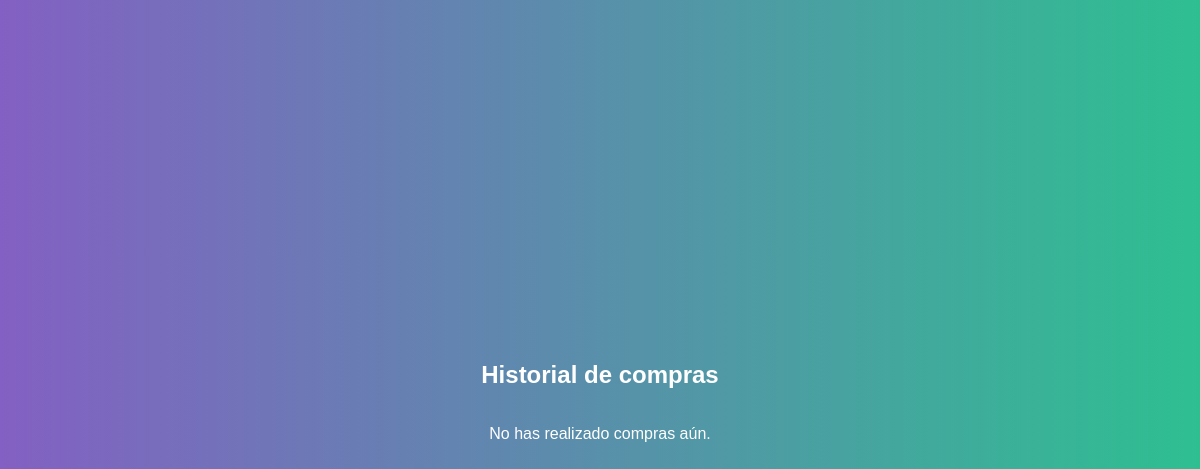
Before: /mis_compras (signed in) with the older database file.
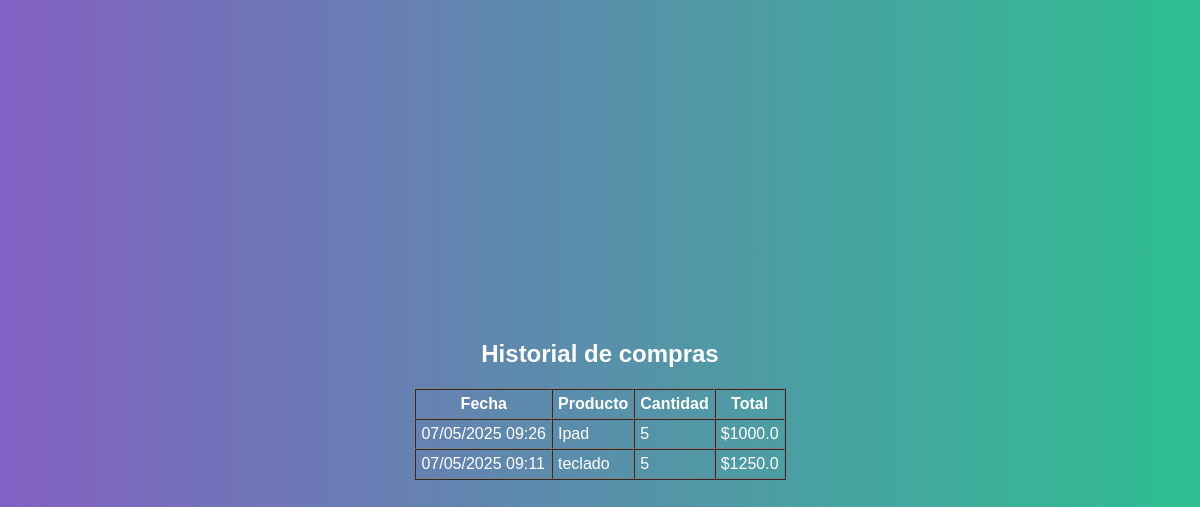
After: the same page with the newer database file.
### app/models.py (models this page shows, shortened)
class Venta(db.Model):
    id = db.Column(db.Integer, primary_key=True)
    producto_id = db.Column(db.Integer, db.ForeignKey('producto.id'), nullable=False)
    usuario_id = db.Column(db.Integer, db.ForeignKey('user.id'), nullable=False)
    cantidad = db.Column(db.Integer, nullable=False)
    total = db.Column(db.Float, nullable=False)
    fecha = db.Column(db.DateTime, default=datetime.utcnow)
    producto = db.relationship('Producto', backref='ventas', lazy=True)
    usuario = db.relationship('User', backref='ventas', lazy=True)

class Producto(db.Model):
    id = db.Column(db.Integer, primary_key=True)
    nombre = db.Column(db.String(150), nullable=False)
    descripcion = db.Column(db.Text)
    precio = db.Column(db.Float, nullable=False)
    stock = db.Column(db.Integer, nullable=False)
    proveedor_id = db.Column(db.Integer, db.ForeignKey('proveedor.id'), nullable=False)

### app/routes.py (the view)
@main.route('/mis_compras')
@login_required
def mis_compras():
    ventas = Venta.query.filter_by(usuario_id=current_user.id).order_by(Venta.fecha.desc()).all()
    return render_template('mis_compras.html', ventas=ventas)

### app/templates/mis_compras.html (shortened to what this page needs)
{% extends 'base.html' %}
{% block content %}
<h2>Historial de compras</h2>
{% if ventas %}
  <table border="1" cellpadding="5" cellspacing="0">
    <thead>
      <tr>
        <th>Fecha</th>
        <th>Producto</th>
        <th>Cantidad</th>
        <th>Total</th>
      </tr>
    </thead>
    <tbody>
      {% for venta in ventas %}
      <tr>
        <td>{{ venta.fecha.strftime('%d/%m/%Y %H:%M') }}</td>
        <td>{{ venta.producto.nombre }}</td>
        <td>{{ venta.cantidad }}</td>
        <td>${{ venta.total }}</td>
      </tr>
      {% endfor %}
    </tbody>
  </table>
{% else %}
  <p>No has realizado compras aún.</p>
{% endif %}
{% endblock %}

Changed rows visible on the page:
added Venta: fecha "07/05/2025 09:26", producto.nombre "Ipad", cantidad "5", total "1000.0"
added Venta: fecha "07/05/2025 09:11", producto.nombre "teclado", cantidad "5", total "1250.0"
Other visible differences:
text no longer shown: "No has realizado compras aún."
text now shown: "Fecha Producto Cantidad Total"
